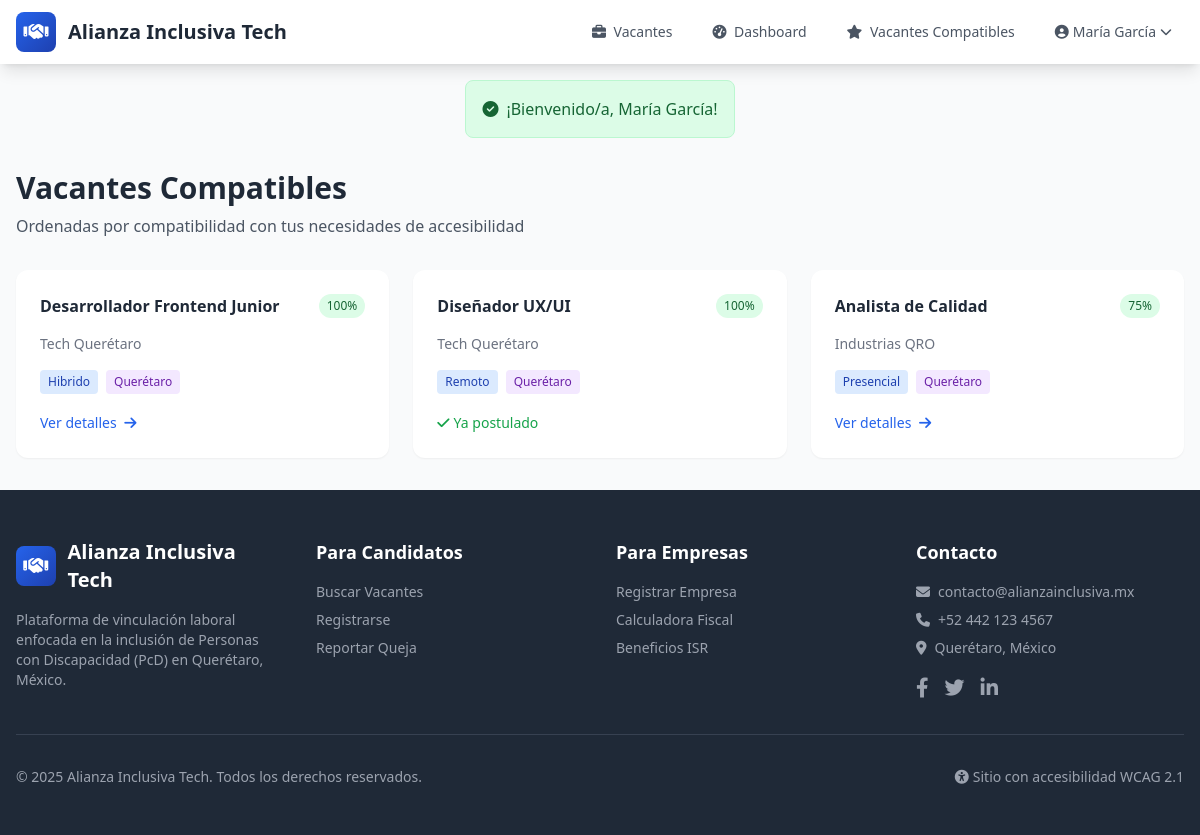
The page /candidato/vacantes-compatibles (signed in) on the database its author committed.
### tables this page shows
CREATE TABLE vacantes (
    id INT AUTO_INCREMENT PRIMARY KEY,
    empresa_id INT NOT NULL,
    titulo VARCHAR(255) NOT NULL,
    slug VARCHAR(255) NOT NULL,
    descripcion TEXT NOT NULL,
    requisitos TEXT NULL,
    tipo_contrato ENUM('indefinido', 'temporal', 'practicas', 'freelance') DEFAULT 'indefinido',
    jornada ENUM('tiempo_completo', 'medio_tiempo', 'por_horas', 'flexible') DEFAULT 'tiempo_completo',
    modalidad ENUM('presencial', 'remoto', 'hibrido') DEFAULT 'presencial',
    salario_minimo DECIMAL(10,2) NULL,
    salario_maximo DECIMAL(10,2) NULL,
    mostrar_salario TINYINT(1) DEFAULT 1,
    ubicacion VARCHAR(255) NULL,
    municipio VARCHAR(100) DEFAULT 'Querétaro',
    discapacidades_aceptadas TEXT NULL COMMENT 'JSON array de tipos de discapacidad',
    checklist_accesibilidad TEXT NULL COMMENT 'JSON del checklist',
    score_accesibilidad INT DEFAULT 0,
    estado ENUM('borrador', 'pendiente', 'publicada', 'pausada', 'cerrada') DEFAULT 'borrador',
    fecha_publicacion DATETIME NULL,
    fecha_cierre DATE NULL,
    plazas_disponibles INT DEFAULT 1,
    visitas INT DEFAULT 0,
    fecha_creacion DATETIME DEFAULT CURRENT_TIMESTAMP,
    fecha_actualizacion DATETIME DEFAULT CURRENT_TIMESTAMP ON UPDATE CURRENT_TIMESTAMP,
    FOREIGN KEY (empresa_id) REFERENCES empresas(id) ON DELETE CASCADE,
    INDEX idx_estado (estado),
    INDEX idx_municipio (municipio),
    INDEX idx_score (score_accesibilidad),
    INDEX idx_slug (slug)
);

CREATE TABLE empresas (
    id INT AUTO_INCREMENT PRIMARY KEY,
    usuario_id INT NOT NULL,
    razon_social VARCHAR(255) NOT NULL,
    rfc VARCHAR(13) NOT NULL,
    nombre_comercial VARCHAR(255) NULL,
    direccion_fiscal TEXT NOT NULL,
    colonia VARCHAR(150) NULL,
    municipio VARCHAR(100) NOT NULL,
    estado VARCHAR(100) DEFAULT 'Querétaro',
    codigo_postal VARCHAR(10) NOT NULL,
    sector_industrial VARCHAR(100) NOT NULL,
    tamano_empresa ENUM('micro', 'pequena', 'mediana', 'grande') DEFAULT 'pequena',
    telefono VARCHAR(20) NULL,
    sitio_web VARCHAR(255) NULL,
    logo VARCHAR(255) NULL,
    descripcion TEXT NULL,
    verificada TINYINT(1) DEFAULT 0,
    fecha_creacion DATETIME DEFAULT CURRENT_TIMESTAMP,
    fecha_actualizacion DATETIME DEFAULT CURRENT_TIMESTAMP ON UPDATE CURRENT_TIMESTAMP,
    FOREIGN KEY (usuario_id) REFERENCES usuarios(id) ON DELETE CASCADE,
    INDEX idx_rfc (rfc),
    INDEX idx_municipio (municipio)
);

### app/controllers/BaseController.php (called while the page is built, shortened)
<?php
class BaseController {
    public function __construct() {
        try {
            $this->db = Database::getInstance()->getConnection();
        } catch (Exception $e) {
            $this->db = null;
        }
    }
    protected function view($view, $data = []) {
        extract($data);
        require_once VIEWS_PATH . '/layouts/header.php';
        require_once VIEWS_PATH . '/' . $view . '.php';
        require_once VIEWS_PATH . '/layouts/footer.php';
    }
}

### app/controllers/CandidatoController.php (called while the page is built, shortened)
<?php
class CandidatoController extends BaseController {
    public function vacantesCompatibles() {
        $candidato = $this->getCandidatoActual();
        $tipoDiscapacidad = $candidato['tipo_discapacidad'];
        $stmt = $this->db->prepare("
            SELECT v.*, e.nombre_comercial, e.razon_social, e.logo,
                (SELECT COUNT(*) FROM postulaciones WHERE vacante_id = v.id AND candidato_id = ?) as ya_postulado
            FROM vacantes v
            JOIN empresas e ON v.empresa_id = e.id
            WHERE v.estado = 'publicada'
            AND JSON_CONTAINS(v.discapacidades_aceptadas, ?)
            ORDER BY v.score_accesibilidad DESC
        ");
        $stmt->execute([$candidato['id'], '"' . $tipoDiscapacidad . '"']);
        $vacantes = $stmt->fetchAll();
        usort($vacantes, function($a, $b) {
            return $b['compatibilidad'] - $a['compatibilidad'];
        });
        $this->view('candidatos/vacantes_compatibles', [
            'vacantes' => $vacantes,
            'candidato' => $candidato
        ]);
    }
    private function getCandidatoActual() {
        $stmt = $this->db->prepare("SELECT * FROM candidatos WHERE usuario_id = ?");
        $stmt->execute([$_SESSION['user_id']]);
        return $stmt->fetch();
    }
}

### app/config/router.php (called while the page is built, shortened)
<?php
class Router {
    private $routes = [];
    public function get($pattern, $callback) {
        $this->routes['GET'][$pattern] = $callback;
    }
    public function post($pattern, $callback) {
        $this->routes['POST'][$pattern] = $callback;
    }
    public function dispatch() {
        $method = $_SERVER['REQUEST_METHOD'];
        $uri = $this->getUri();
        if (isset($this->routes[$method])) {
            foreach ($this->routes[$method] as $pattern => $callback) {
                $pattern = preg_replace('/\{([a-zA-Z0-9_]+)\}/', '(?P<$1>[^/]+)', $pattern);
                $pattern = '#^' . $pattern . '$#';
                if (preg_match($pattern, $uri, $matches)) {
                    $params = array_filter($matches, function($key) {
                        return !is_numeric($key);
                    }, ARRAY_FILTER_USE_KEY);
                    return $this->executeCallback($callback, $params);
                }
            }
        }
    }
    private function getUri() {
        $uri = $_SERVER['REQUEST_URI'];
        $uri = '/' . ltrim($uri, '/');
        if ($uri !== '/') {
            $uri = rtrim($uri, '/');
        }
        return $uri;
    }
    private function executeCallback($callback, $params = []) {
        if (is_array($callback)) {
            $controller = $callback[0];
            $method = $callback[1];
            if (is_string($controller)) {
                $controller = new $controller();
            }
            return call_user_func_array([$controller, $method], $params);
        }
        return call_user_func_array($callback, $params);
    }
}

### index.php (called while the page is built, shortened)
<?php
require_once BASE_PATH . '/app/config/database.php';
require_once BASE_PATH . '/app/config/router.php';
require_once BASE_PATH . '/app/controllers/BaseController.php';
require_once BASE_PATH . '/app/controllers/CandidatoController.php';
$router = new Router();
$router->get('/', ['HomeController', 'index']);
$router->get('/vacantes', ['VacanteController', 'listar']);
$router->get('/vacante/{slug}', ['VacanteController', 'ver']);
$router->get('/login', ['AuthController', 'loginForm']);
$router->post('/login', ['AuthController', 'login']);
$router->get('/registro', ['AuthController', 'registroForm']);
$router->get('/registro/empresa', ['AuthController', 'registroEmpresaForm']);
$router->post('/registro/empresa', ['AuthController', 'registroEmpresa']);
$router->get('/registro/candidato', ['AuthController', 'registroCandidatoForm']);
$router->post('/registro/candidato', ['AuthController', 'registroCandidato']);
$router->get('/logout', ['AuthController', 'logout']);
$router->get('/recuperar', ['AuthController', 'recuperarForm']);
$router->post('/recuperar', ['AuthController', 'recuperar']);
$router->get('/empresa/dashboard', ['EmpresaController', 'dashboard']);
$router->get('/empresa/perfil', ['EmpresaController', 'perfil']);
$router->post('/empresa/perfil', ['EmpresaController', 'actualizarPerfil']);
$router->get('/empresa/vacantes', ['EmpresaController', 'misVacantes']);
$router->get('/empresa/vacante/nueva', ['EmpresaController', 'nuevaVacante']);
$router->post('/empresa/vacante/nueva', ['EmpresaController', 'guardarVacante']);
$router->get('/empresa/vacante/{id}/editar', ['EmpresaController', 'editarVacante']);
$router->post('/empresa/vacante/{id}/editar', ['EmpresaController', 'actualizarVacante']);
$router->get('/empresa/vacante/{id}/postulaciones', ['EmpresaController', 'verPostulaciones']);
$router->post('/empresa/postulacion/{id}/estado', ['EmpresaController', 'cambiarEstadoPostulacion']);
$router->get('/empresa/contrataciones', ['EmpresaController', 'contrataciones']);
$router->get('/empresa/contratacion/nueva', ['EmpresaController', 'nuevaContratacion']);
$router->post('/empresa/contratacion/nueva', ['EmpresaController', 'guardarContratacion']);
$router->get('/candidato/dashboard', ['CandidatoController', 'dashboard']);
$router->get('/candidato/perfil', ['CandidatoController', 'perfil']);
$router->post('/candidato/perfil', ['CandidatoController', 'actualizarPerfil']);
$router->get('/candidato/postulaciones', ['CandidatoController', 'misPostulaciones']);
$router->post('/vacante/{id}/postular', ['CandidatoController', 'postular']);
$router->get('/candidato/vacantes-compatibles', ['CandidatoController', 'vacantesCompatibles']);
$router->get('/fiscal/calculadora', ['FiscalController', 'calculadora']);
$router->post('/fiscal/calcular', ['FiscalController', 'calcular']);
$router->get('/fiscal/reporte', ['FiscalController', 'reporte']);
$router->get('/fiscal/reporte/pdf', ['FiscalController', 'generarPDF']);
$router->get('/admin/dashboard', ['AdminController', 'dashboard']);
$router->get('/admin/candidatos', ['AdminController', 'candidatos']);
$router->get('/admin/candidato/{id}', ['AdminController', 'verCandidato']);
$router->post('/admin/candidato/{id}/verificar', ['AdminController', 'verificarCertificado']);
$router->get('/admin/empresas', ['AdminController', 'empresas']);
$router->post('/admin/empresa/{id}/verificar', ['AdminController', 'verificarEmpresa']);
$router->get('/admin/vacantes', ['AdminController', 'vacantes']);
$router->post('/admin/vacante/{id}/estado', ['AdminController', 'cambiarEstadoVacante']);
$router->get('/admin/quejas', ['AdminController', 'quejas']);
$router->get('/admin/queja/{id}', ['AdminController', 'verQueja']);
$router->post('/admin/queja/{id}/estado', ['AdminController', 'cambiarEstadoQueja']);
$router->get('/admin/reportes', ['AdminController', 'reportes']);
$router->get('/queja/nueva', ['AdminController', 'nuevaQueja']);
$router->post('/queja/nueva', ['AdminController', 'guardarQueja']);
$router->get('/admin/configuraciones', ['ConfigController', 'index']);
$router->post('/admin/configuraciones', ['ConfigController', 'guardar']);
$router->notFound(function() {
    require_once VIEWS_PATH . '/layouts/header.php';
    echo '<div class="container mx-auto px-4 py-16 text-center">';
    echo '<h1 class="text-6xl font-bold text-gray-300 mb-4">404</h1>';
    echo '<p class="text-xl text-gray-600 mb-8">Página no encontrada</p>';
    echo '<a href="' . BASE_URL . '" class="bg-blue-600 text-white px-6 py-3 rounded-lg hover:bg-blue-700 transition">Volver al inicio</a>';
    echo '</div>';
    require_once VIEWS_PATH . '/layouts/footer.php';
});
$router->dispatch();

### app/config/database.php (called while the page is built, shortened)
<?php
class Database {
    private static $instance = null;
    private $connection;
    private function __construct() {
        try {
            $dsn = "mysql:host=" . DB_HOST . ";dbname=" . DB_NAME . ";charset=" . DB_CHARSET;
            $options = [
                PDO::ATTR_ERRMODE => PDO::ERRMODE_EXCEPTION,
                PDO::ATTR_DEFAULT_FETCH_MODE => PDO::FETCH_ASSOC,
                PDO::ATTR_EMULATE_PREPARES => false,
            ];
            $this->connection = new PDO($dsn, DB_USER, DB_PASS, $options);
        } catch (PDOException $e) {
            if (defined('ENVIRONMENT') && ENVIRONMENT === 'development') {
                error_log("Error de conexión DB: " . $e->getMessage());
            } else {
                error_log("Error de conexión DB - Código: " . $e->getCode());
            }
            throw new Exception("Error de conexión a la base de datos");
        }
    }
    public static function getInstance() {
        if (self::$instance === null) {
            self::$instance = new self();
        }
        return self::$instance;
    }
    public function getConnection() {
        return $this->connection;
    }
}

### app/views/candidatos/vacantes_compatibles.php (the view, shortened to what this page needs)
<div class="py-8 px-4">
    <div class="max-w-7xl mx-auto">
        <h1 class="text-3xl font-bold text-gray-800 mb-2">Vacantes Compatibles</h1>
        <p class="text-gray-600 mb-8">Ordenadas por compatibilidad con tus necesidades de accesibilidad</p>
        <?php if (empty($vacantes)): ?>
        <div class="bg-white rounded-xl p-12 text-center">
            <i class="fas fa-search text-gray-300 text-5xl mb-4"></i>
            <p class="text-gray-500">No hay vacantes compatibles con tu perfil en este momento.</p>
        </div>
        <?php else: ?>
        <div class="grid md:grid-cols-2 lg:grid-cols-3 gap-6">
            <?php foreach ($vacantes as $v): ?>
            <article class="bg-white rounded-xl shadow-sm overflow-hidden hover:shadow-lg transition">
                <div class="p-6">
                    <div class="flex justify-between items-start mb-4">
                        <h3 class="font-semibold text-gray-800">
                            <a href="<?= BASE_URL ?>/vacante/<?= htmlspecialchars($v['slug']) ?>" class="hover:text-primary">
                                <?= htmlspecialchars($v['titulo']) ?>
                            </a>
                        </h3>
                        <span class="bg-green-100 text-green-800 text-xs font-medium px-2 py-1 rounded-full">
                            <?= $v['compatibilidad'] ?>%
                        </span>
                    </div>
                    <p class="text-sm text-gray-500 mb-4"><?= htmlspecialchars($v['nombre_comercial'] ?? $v['razon_social']) ?></p>
                    <div class="flex flex-wrap gap-2 mb-4">
                        <span class="bg-blue-100 text-blue-800 text-xs px-2 py-1 rounded"><?= ucfirst($v['modalidad']) ?></span>
                        <span class="bg-purple-100 text-purple-800 text-xs px-2 py-1 rounded"><?= $v['municipio'] ?></span>
                    </div>
                    <?php if ($v['ya_postulado']): ?>
                    <span class="text-green-600 text-sm"><i class="fas fa-check mr-1"></i>Ya postulado</span>
                    <?php else: ?>
                    <a href="<?= BASE_URL ?>/vacante/<?= htmlspecialchars($v['slug']) ?>" class="text-primary hover:underline text-sm">
                        Ver detalles <i class="fas fa-arrow-right ml-1"></i>
                    </a>
                    <?php endif; ?>
                </div>
            </article>
            <?php endforeach; ?>
        </div>
        <?php endif; ?>
    </div>
</div>

### rows shown on the page
vacantes: titulo "Desarrollador Frontend Junior", compatibilidad "100", empresa.nombre_comercial "Tech Querétaro", modalidad "Hibrido", municipio "Querétaro"
vacantes: titulo "Diseñador UX/UI", compatibilidad "100", empresa.nombre_comercial "Tech Querétaro", modalidad "Remoto", municipio "Querétaro", shows "Ya postulado"
vacantes: titulo "Analista de Calidad", compatibilidad "75", empresa.nombre_comercial "Industrias QRO", modalidad "Presencial", municipio "Querétaro"

### other values the page prints
$sitioNombre "Alianza Inclusiva Tech"
$user['nombre'] "María García"
$flash['mensaje'] "¡Bienvenido/a, María García!"
SITE_NAME "Alianza Inclusiva Tech"
SITE_CONTACT_EMAIL "contacto@alianzainclusiva.mx"
SITE_CONTACT_PHONE "+52 442 123 4567"
